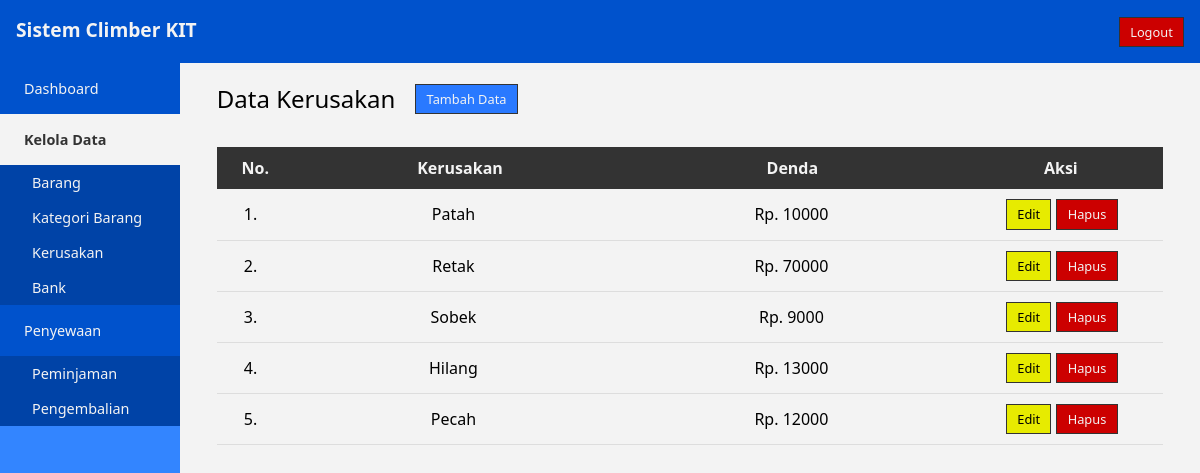
/index.php/kerusakan, run on the app's committed database.
### tables this page shows
CREATE TABLE `kerusakan` (
  `id_kerusakan` int(11) NOT NULL,
  `detail_kerusakan` varchar(50) NOT NULL,
  `denda_kerusakan` int(11) NOT NULL
);

### application/controllers/Kerusakan.php (called while the page is built, shortened)
<?php
class Kerusakan extends CI_Controller
{
  public function __construct()
  {
    $this->load->model('ModelKerusakan');
  }
  public function index()
  {
    $data['dataKerusakan'] = $this->ModelKerusakan->ambilDataKerusakan()->result();
    $data['title'] = "Kelola Data | Kerusakan";
    $data['menu_active'] = "kelola data";
    $this->load->view('admin/templates/view_header', $data);
    $this->load->view('admin/templates/view_navbar');
    $this->load->view('admin/templates/view_sidebar', $data);
    $this->load->view('admin/view_kerusakan');
    $this->load->view('admin/templates/view_footer');
  }
}

### index.php (called while the page is built, shortened)
<?php
require_once BASEPATH.'core/CodeIgniter.php';

### application/models/ModelKerusakan.php (called while the page is built, shortened)
<?php
class ModelKerusakan extends CI_Model
{
  function ambilDataKerusakan()
  {
    $this->db->select('id_kerusakan AS idKerusakan, detail_kerusakan AS kerusakan, denda_kerusakan AS denda');
    $this->db->from('kerusakan');
    return $this->db->get();
  }
}

### application/views/admin/view_kerusakan.php (the view, shortened to what this page needs)
<main class="main">
  <div class="header">
    <div class="judul">Data Kerusakan</div>
    <button class="btn btn-primary btn-modalTambah" data-modal="kerusakan">Tambah Data</button>
  </div>
  <div class="content">
    <table id="myTable">
      <thead>
        <tr>
          <th>No.</th>
          <th>Kerusakan</th>
          <th>Denda</th>
          <th>Aksi</th>
        </tr>
      </thead>
      <tbody>
        <?php
        $no = 1;
        foreach ($dataKerusakan as $rowDataKerusakan) : ?>
          <tr>
            <td><?php echo $no++; ?>.</td>
            <td><?php echo $rowDataKerusakan->kerusakan; ?></td>
            <td>Rp. <?php echo $rowDataKerusakan->denda; ?></td>
            <td>
              <a href="#" class="btn btn-link-warning btn-modalEdit" style="margin-right: 5px;" data-id="<?php echo $rowDataKerusakan->idKerusakan; ?>" data-modal="kerusakan">Edit</a>
              <div class="popup-delete" id=popup>
                <a href="" class="btn btn-danger btn-hapus" data-id="<?php echo $rowDataKerusakan->idKerusakan; ?>">Hapus</a>
              </div>
            </td>
          </tr>
        <?php endforeach; ?>
      </tbody>
    </table>
  </div>
</main>

### application/views/admin/templates/view_header.php (shortened to what this page needs)
<!DOCTYPE html>
<html lang="en">
<head>
  <link rel="stylesheet" href="<?php echo base_url('assets/'); ?>css/style.css">
  <link rel="stylesheet" href="<?php echo base_url('assets/'); ?>fontawesome-free-5.15.4-web/css/all.css">
</head>
<body>

### application/views/admin/templates/view_navbar.php
<nav class="nav">
  <div class="navbar">
    <div class="brand">
      <span class="brand-text">Sistem Climber KIT</span>
    </div>
    <a href="<?=base_url('Login')?>" class="btn btn-danger">Logout</a>
  </div>
</nav>

### application/views/admin/templates/view_sidebar.php (shortened to what this page needs)
<aside class="aside">
  <div class="menu">
    <a href="<?php echo base_url('dashboard'); ?>" class="menu-item <?php if ($menu_active == "dashboard") echo "active"; ?>">
      <span>Dashboard</span>
    </a>
    <div class="dropdown">
      <button class="menu-item <?php if ($menu_active == "kelola data") echo "active"; ?>">Kelola Data</button>
      <div class="dropdown-items">
        <a href="<?php echo base_url('barang'); ?>" class="dropdown-item">Barang</a>
        <a href="<?php echo base_url('kategoribarang'); ?>" class="dropdown-item">Kategori Barang</a>
        <a href="<?php echo base_url('kerusakan'); ?>" class="dropdown-item">Kerusakan</a>
        <a href="<?php echo base_url('bank'); ?>" class="dropdown-item">Bank</a>
      </div>
    </div>
    <div class="dropdown">
      <button class="menu-item <?php if ($menu_active == "penyewaan") echo "active"; ?>">Penyewaan</button>
      <div class="dropdown-items">
        <a href="<?php echo base_url('peminjaman'); ?>" class="dropdown-item">Peminjaman</a>
        <a href="<?php echo base_url('pengembalian'); ?>" class="dropdown-item">Pengembalian</a>
      </div>
    </div>
  </div>
</aside>

### application/views/admin/templates/view_footer.php (shortened to what this page needs)
</body>
</html>

### assets/css/style.css (style rules this page uses)
* { margin: 0; padding: 0; box-sizing: border-box; font-family: "Segoe UI", Tahoma, Geneva, Verdana, sans-serif; }
a { text-decoration: none; }
a.btn { display: inline-block; }
a.btn, .btn { font-size: 0.8rem; padding: 0.4em 0.8em; border: 1px solid #333; min-width: max-content; height: fit-content; }
.btn-link-warning { background-color: #e7eb00; color: #000; }
.btn-danger { background-color: #cc0000; color: #f3f3f3; }
.btn-primary { background-color: #2979ff; color: #f3f3f3; }
button { border: none; text-align: center; text-decoration: none; cursor: pointer; background-color: unset; }
body { display: grid; grid-template-columns: 180px 1fr; grid-template-rows: auto 100vh; grid-template-areas: "nav nav" "aside main"; overflow: hidden; }
.nav .brand { font-size: 1.2rem; font-weight: bold; min-width: fit-content; }
.nav { grid-area: nav; background-color: #0052cc; color: #f3f3f3; padding: 1em; }
.navbar { display: flex; justify-content: space-between; align-items: baseline; }
.aside { grid-area: aside; background-color: #3385ff; overflow-y: auto; padding-bottom: 10em; }
.aside a { display: block; }
.aside a, .aside button { background-color: #0052cc; }
.main { grid-area: main; background-color: #f3f3f3; padding: 1.2em 2.3em; overflow-y: auto; overflow-x: hidden; padding-bottom: 5em; }
.dropdown-items { overflow: hidden; }
.dropdown .dropdown-item { background-color: #0043a7; }
.dropdown .dropdown-item { text-align: left; padding: 0.5rem 2rem; font-size: 0.9em; }
.menu { color: #f3f3f3; }
.menu .menu-item, .menu a .menu-item { padding: 1rem 1.5rem; text-align: left; color: #f3f3f3; font-size: 0.9em; }
.menu a { color: #f3f3f3; }
.menu .menu-item.active { background-color: #f3f3f3; color: #333; font-weight: bold; }
.menu .dropdown .menu-item { width: 100%; }
.main .header { display: flex; align-items: center; }
.main .header .judul { font-size: 1.5rem; min-width: max-content; }
.main .header button, .main .header a { margin-left: 20px; }
.main .content { margin-top: 2em; }
table { border-collapse: collapse; width: 100%; margin-bottom: 1em; }
thead, tbody { display: block; }
th, td { width: 100%; text-align: center; }
th:first-child, td:first-child { width: 20%; }
th:last-child, td:last-child { width: 60%; }
th { background-color: #333; color: #f3f3f3; padding: 10px; }
td { border-bottom: 1px solid #ddd; padding: 10px 0; display: flex; align-items: center; justify-content: center; }
tr { display: flex; align-items: stretch; }
tbody { height: fit-content; max-height: 350px; overflow-y: overlay; }
.popup-delete { position: relative; height: max-content; display: flex; align-items: center; }
body { background: url("../img/gunung.jpg") fixed center no-repeat; background-size: cover; }

### data on the page
kerusakan: detail_kerusakan "Patah", denda_kerusakan "10000"
kerusakan: detail_kerusakan "Retak", denda_kerusakan "70000"
kerusakan: detail_kerusakan "Sobek", denda_kerusakan "9000"
kerusakan: detail_kerusakan "Hilang", denda_kerusakan "13000"
kerusakan: detail_kerusakan "Pecah", denda_kerusakan "12000"
